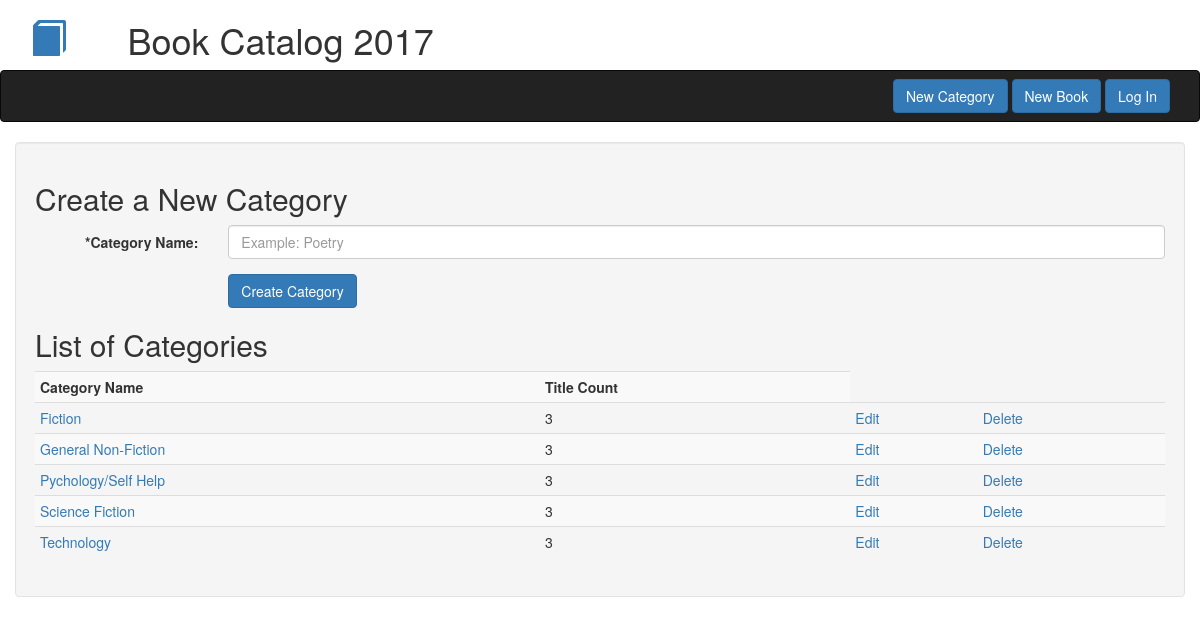
The page /categories/create on the database as committed earlier.
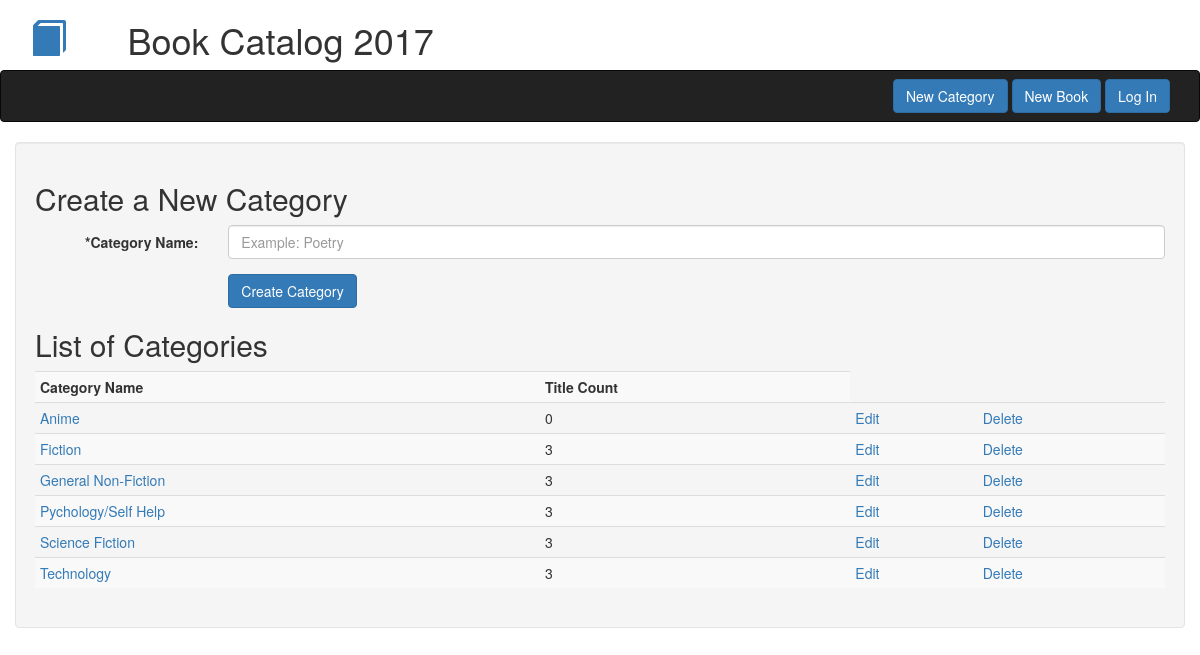
The same page on the database as committed later.
### db_setup.py (models this page shows)
class Category(Base):
    __tablename__ = 'category'
    name = Column(String(80), nullable = False)
    id = Column(Integer, primary_key = True)

### catalog.py (the view)
@app.route('/categories/create', methods=['GET','POST'])
def createCategory():
    category_counts = (
        session.query(Category.name, Category.id, func.count(Book.title).label("count"))
        .outerjoin(Book, Category.id == Book.category_id)
        .group_by(Category.id)
        .order_by(Category.name)
        )
    if request.method == 'POST':
        new_category = Category(name = request.form['category_name'])
        if not request.form['category_name']:
            flash('You must fill out the form! Duh!')
            return redirect(url_for('createCategory'))
        session.add(new_category)
        session.commit()
        flash("Category: {} created successfully!".format(new_category.name))
        return redirect(url_for('indexPage'))
    else:
        return render_template('create_category.html', category_counts = category_counts)

### templates/create_category.html (shortened to what this page needs)
{% extends "bootstrap/base.html" %}
{% block navbar %}{% include "header_nav.html" %}{% endblock %}
{% block content %}
<div class="container well">
    <h2>Create a New Category</h2>
    <form class="form-horizontal" method="POST" action="{{ url_for('createCategory') }}">
    <div class="form-group">
        <label for="inputCategory" class="col-sm-2 control-label">*Category Name:</label>
        <div class="col-sm-10">
            <input type="text" name="category_name" class="form-control" id="inputCategory" placeholder="Example: Poetry">
        </div>
    </div>
    <div class="form-group">
        <div class="col-sm-offset-2 col-sm-10">
            <button type="submit" class="btn btn-primary">Create Category</button>
        </div>
    </div>
    </form>
    <h2>List of Categories</h2>
    <table class='table table-striped table-condensed'>
        <th>Category Name</th><th>Title Count</th>
        {% for category in category_counts %}
            <tr><td><a href="{{ url_for('listBooks', category_id = category.id) }}">{{ category.name }}</a></td><td>{{ category.count }}<td><a href="{{ url_for('editCategory', category_id = category.id) }}"> Edit</a></td><td><a href="{{ url_for('deleteCategory', category_id = category.id) }}"> Delete</a></td></tr>
        {% endfor %}
    </table>
</div>
{% endblock %}

Rows that differ between the two databases and show on the page:
added Category: name "Anime", count "0"
